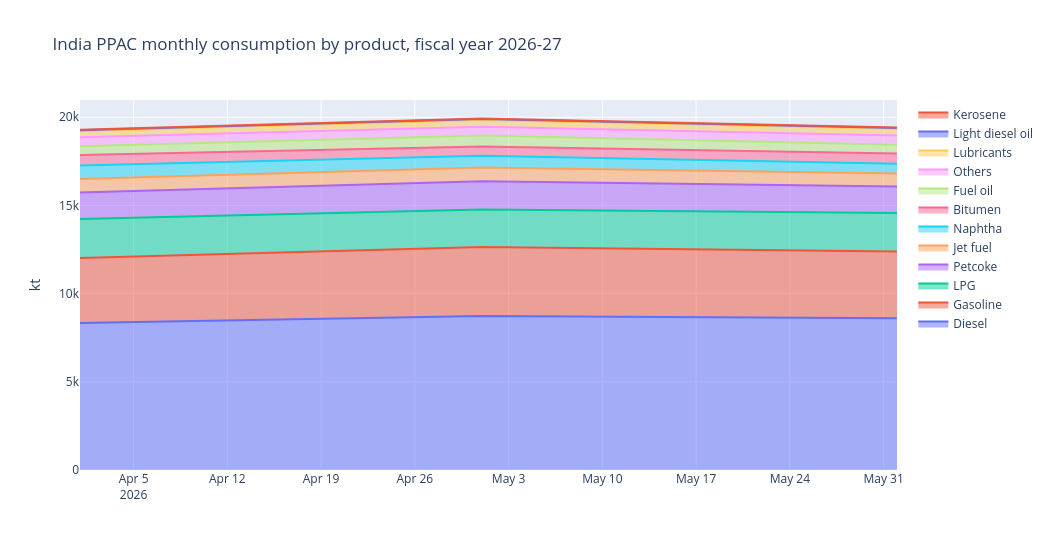

The cell this chart's notebook holds for it:
### Markdown cell above
### Latest fiscal year — monthly demand by product

Stacked-area to see both the slate composition and the total. The freshest month here is the timeliest read on India's demand before the JODI cell turns up.

### Code cell
def _latest_real_fiscal_year(df, fy_col='fiscal_year', month_col='month',
                             prod_col='product', val_col='ppac_kt', threshold=0.9):
    """Return the latest fiscal year whose values aren't a near-duplicate of the prior year.

    Why: PPAC's historical Excel sometimes carries the upcoming fiscal year's sheet
    pre-populated with prior-year placeholder values until actuals get loaded. We detect
    that by checking what fraction of (product, fiscal_month) cells are bit-identical
    to the prior year. If above `threshold`, treat the year as a placeholder and fall back.
    """
    work = df.copy()
    # Fiscal month derived from calendar month: Apr=1 ... Mar=12. We compute it locally
    # so the helper doesn't depend on whether the upstream frame happens to carry it.
    work['_fm'] = ((work[month_col].dt.month - 4) % 12) + 1

    fys = sorted(work[fy_col].unique())
    if len(fys) < 2:
        return fys[-1]
    for fy, prev in zip(reversed(fys), reversed(fys[:-1])):
        cur = work[work[fy_col] == fy].set_index([prod_col, '_fm'])[val_col]
        prv = work[work[fy_col] == prev].set_index([prod_col, '_fm'])[val_col]
        common = cur.index.intersection(prv.index)
        if not len(common):
            return fy
        identical_frac = ((cur.loc[common] - prv.loc[common]).abs() < 0.01).mean()
        if identical_frac < threshold:
            return fy
    return fys[-1]


latest_fy = _latest_real_fiscal_year(ppac)
nominal_latest_fy = sorted(ppac['fiscal_year'].unique())[-1]
if latest_fy != nominal_latest_fy:
    print(f'NOTE: fiscal year {nominal_latest_fy} appears to be a placeholder copy '
          f'(>=90% of cells identical to the prior year). Falling back to {latest_fy} '
          f'as the latest year with real distinct values.')
print(f'Latest *real* fiscal year in PPAC parquet: {latest_fy}')

fy = ppac[ppac['fiscal_year'] == latest_fy].copy()

# Order products by total volume so the legend isn't randomised and the visual is dense at the bottom.
order = (
    fy.groupby('product')['ppac_kt'].sum()
      .sort_values(ascending=False).index.tolist()
)
fy_pivot = (
    fy.pivot_table(index='month', columns='product', values='ppac_kt', aggfunc='first')
      .reindex(columns=order)
      .sort_index()
)

fig = go.Figure()
for prod in order:
    s = fy_pivot[prod].dropna()
    if s.empty:
        continue
    label = PRODUCT_DISPLAY.get(prod, prod)
    fig.add_trace(go.Scatter(
        x=s.index.to_timestamp(), y=s.values, name=label,
        mode='lines', stackgroup='one',     # stacked area
        hovertemplate='%{x|%b %Y}<br>%{y:,.0f} kt<extra>'+label+'</extra>',
    ))

fig.update_layout(
    title=f"India PPAC monthly consumption by product, fiscal year {latest_fy}",
    yaxis_title='kt', xaxis_title='', height=550, width=1050,
    hovermode='x unified',
)
fig.show()

# Also print the latest reading per product so the chart's tail value is searchable in text.
last_month = fy_pivot.dropna(how='all').index.max()
last_row = fy_pivot.loc[last_month].dropna()
last_row.index = last_row.index.map(lambda p: PRODUCT_DISPLAY.get(p, p))
print(f"\nLatest PPAC month: {last_month}")
print(last_row.round(0).to_string())

### Figure 1 — Plotly figure (JSON) as saved in the notebook; plotly's stock layout.template omitted (floating-point values rounded to 4 significant figures)
{"data": [{"hovertemplate": "%{x|%b %Y}<br>%{y:,.0f} kt<extra>Diesel</extra>", "mode": "lines", "name": "Diesel", "stackgroup": "one", "type": "scatter", "x": ["2026-04-01T00:00:00", "2026-05-01T00:00:00", "2026-06-01T00:00:00"], "y": [8332.0, 8728.0, 8605.0]}, {"hovertemplate": "%{x|%b %Y}<br>%{y:,.0f} kt<extra>Gasoline</extra>", "mode": "lines", "name": "Gasoline", "stackgroup": "one", "type": "scatter", "x": ["2026-04-01T00:00:00", "2026-05-01T00:00:00", "2026-06-01T00:00:00"], "y": [3684.0, 3910.0, 3784.0]}, {"hovertemplate": "%{x|%b %Y}<br>%{y:,.0f} kt<extra>LPG</extra>", "mode": "lines", "name": "LPG", "stackgroup": "one", "type": "scatter", "x": ["2026-04-01T00:00:00", "2026-05-01T00:00:00", "2026-06-01T00:00:00"], "y": [2212.0, 2132.0, 2188.0]}, {"hovertemplate": "%{x|%b %Y}<br>%{y:,.0f} kt<extra>Petcoke</extra>", "mode": "lines", "name": "Petcoke", "stackgroup": "one", "type": "scatter", "x": ["2026-04-01T00:00:00", "2026-05-01T00:00:00", "2026-06-01T00:00:00"], "y": [1506.0, 1604.0, 1500.0]}, {"hovertemplate": "%{x|%b %Y}<br>%{y:,.0f} kt<extra>Jet fuel</extra>", "mode": "lines", "name": "Jet fuel", "stackgroup": "one", "type": "scatter", "x": ["2026-04-01T00:00:00", "2026-05-01T00:00:00", "2026-06-01T00:00:00"], "y": [771.0, 783.0, 731.0]}, {"hovertemplate": "%{x|%b %Y}<br>%{y:,.0f} kt<extra>Naphtha</extra>", "mode": "lines", "name": "Naphtha", "stackgroup": "one", "type": "scatter", "x": ["2026-04-01T00:00:00", "2026-05-01T00:00:00", "2026-06-01T00:00:00"], "y": [759.0, 667.0, 562.0]}, {"hovertemplate": "%{x|%b %Y}<br>%{y:,.0f} kt<extra>Bitumen</extra>", "mode": "lines", "name": "Bitumen", "stackgroup": "one", "type": "scatter", "x": ["2026-04-01T00:00:00", "2026-05-01T00:00:00", "2026-06-01T00:00:00"], "y": [598.0, 519.0, 571.0]}, {"hovertemplate": "%{x|%b %Y}<br>%{y:,.0f} kt<extra>Fuel oil</extra>", "mode": "lines", "name": "Fuel oil", "stackgroup": "one", "type": "scatter", "x": ["2026-04-01T00:00:00", "2026-05-01T00:00:00", "2026-06-01T00:00:00"], "y": [490.0, 625.0, 499.0]}, {"hovertemplate": "%{x|%b %Y}<br>%{y:,.0f} kt<extra>Others</extra>", "mode": "lines", "name": "Others", "stackgroup": "one", "type": "scatter", "x": ["2026-04-01T00:00:00", "2026-05-01T00:00:00", "2026-06-01T00:00:00"], "y": [509.0, 502.0, 533.0]}, {"hovertemplate": "%{x|%b %Y}<br>%{y:,.0f} kt<extra>Lubricants</extra>", "mode": "lines", "name": "Lubricants", "stackgroup": "one", "type": "scatter", "x": ["2026-04-01T00:00:00", "2026-05-01T00:00:00", "2026-06-01T00:00:00"], "y": [361.0, 382.0, 371.0]}, {"hovertemplate": "%{x|%b %Y}<br>%{y:,.0f} kt<extra>Light diesel oil</extra>", "mode": "lines", "name": "Light diesel oil", "stackgroup": "one", "type": "scatter", "x": ["2026-04-01T00:00:00", "2026-05-01T00:00:00", "2026-06-01T00:00:00"], "y": [45.0, 47.0, 46.0]}, {"hovertemplate": "%{x|%b %Y}<br>%{y:,.0f} kt<extra>Kerosene</extra>", "mode": "lines", "name": "Kerosene", "stackgroup": "one", "type": "scatter", "x": ["2026-04-01T00:00:00", "2026-05-01T00:00:00", "2026-06-01T00:00:00"], "y": [28.0, 32.0, 33.0]}], "layout": {"height": 550, "hovermode": "x unified", "title": {"text": "India PPAC monthly consumption by product, fiscal year 2026-27"}, "width": 1050, "xaxis": {"title": {"text": ""}}, "yaxis": {"title": {"text": "kt"}}}}
